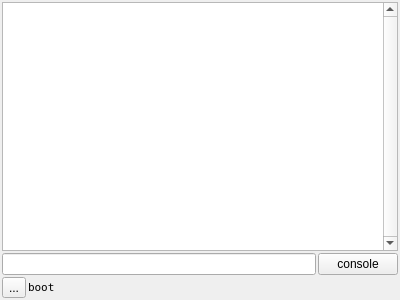
<?xml version="1.0" encoding="UTF-8"?>
<ui version="4.0">
 <class>Console</class>
 <widget class="QWidget" name="Console">
  <property name="geometry">
   <rect>
    <x>0</x>
    <y>0</y>
    <width>400</width>
    <height>300</height>
   </rect>
  </property>
  <property name="windowTitle">
   <string>Form</string>
  </property>
  <layout class="QVBoxLayout" name="verticalLayout_2">
   <property name="spacing">
    <number>2</number>
   </property>
   <property name="leftMargin">
    <number>2</number>
   </property>
   <property name="topMargin">
    <number>2</number>
   </property>
   <property name="rightMargin">
    <number>2</number>
   </property>
   <property name="bottomMargin">
    <number>2</number>
   </property>
   <item>
    <widget class="QTextEdit" name="outText">
     <property name="minimumSize">
      <size>
       <width>0</width>
       <height>0</height>
      </size>
     </property>
     <property name="verticalScrollBarPolicy">
      <enum>Qt::ScrollBarAlwaysOn</enum>
     </property>
     <property name="readOnly">
      <bool>true</bool>
     </property>
    </widget>
   </item>
   <item>
    <layout class="QHBoxLayout" name="Console_Send">
     <item>
      <widget class="MCmdLine" name="inText"/>
     </item>
     <item>
      <widget class="QPushButton" name="bManual">
       <property name="text">
        <string>console</string>
       </property>
       <property name="checkable">
        <bool>true</bool>
       </property>
       <property name="checked">
        <bool>false</bool>
       </property>
      </widget>
     </item>
    </layout>
   </item>
   <item>
    <layout class="QHBoxLayout" name="StatusPanel">
     <item>
      <widget class="QToolButton" name="bConnectStatus">
       <property name="text">
        <string>...</string>
       </property>
       <property name="icon">
        <iconset resource="res.qrc">
         <normaloff>:/res/CLOSE.svg</normaloff>
         <normalon>:/res/CHECK MARK.svg</normalon>:/res/CLOSE.svg</iconset>
       </property>
       <property name="checkable">
        <bool>true</bool>
       </property>
      </widget>
     </item>
     <item>
      <widget class="QLabel" name="status_text">
       <property name="font">
        <font>
         <family>DejaVu Sans Mono</family>
         <pointsize>8</pointsize>
         <weight>50</weight>
         <italic>false</italic>
         <bold>false</bold>
        </font>
       </property>
       <property name="focusPolicy">
        <enum>Qt::ClickFocus</enum>
       </property>
       <property name="text">
        <string>boot</string>
       </property>
      </widget>
     </item>
    </layout>
   </item>
  </layout>
 </widget>
 <customwidgets>
  <customwidget>
   <class>MCmdLine</class>
   <extends>QLineEdit</extends>
   <header location="global">mcmdline.h</header>
  </customwidget>
 </customwidgets>
 <resources>
  <include location="res.qrc"/>
 </resources>
 <connections>
  <connection>
   <sender>bConnectStatus</sender>
   <signal>toggled(bool)</signal>
   <receiver>Console</receiver>
   <slot>setConnect_status(bool)</slot>
   <hints>
    <hint type="sourcelabel">
     <x>14</x>
     <y>285</y>
    </hint>
    <hint type="destinationlabel">
     <x>199</x>
     <y>149</y>
    </hint>
   </hints>
  </connection>
 </connections>
 <slots>
  <slot>setConnect_status(bool)</slot>
 </slots>
</ui>
